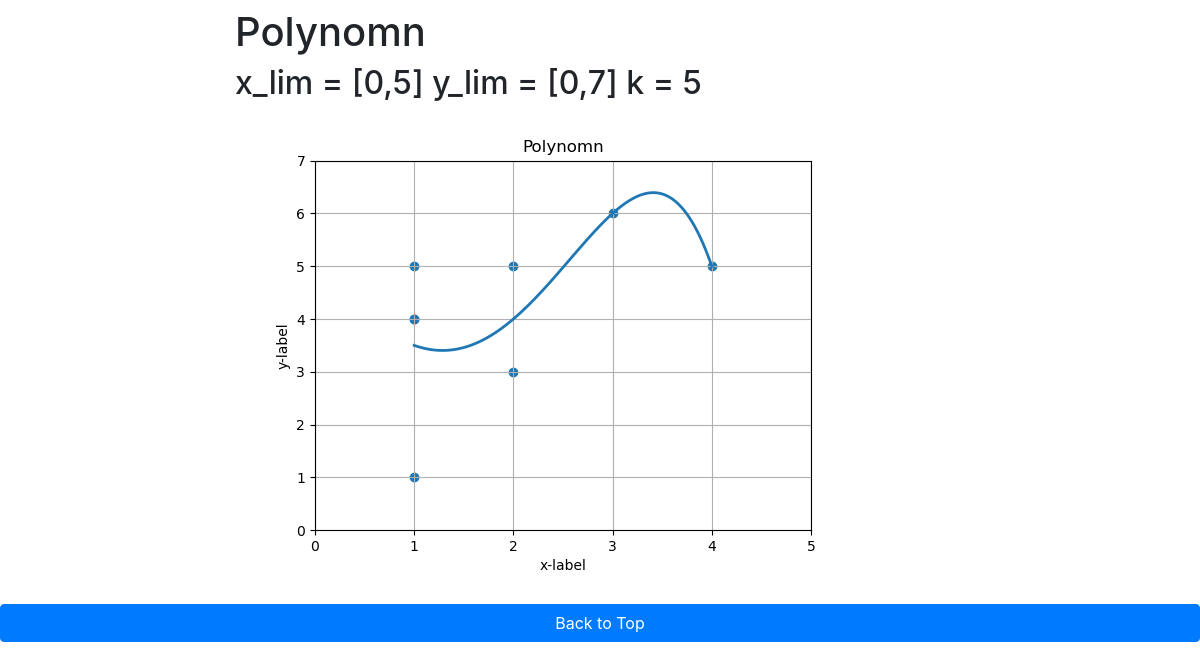
Page /profile/ (signed in, lower part) on the earlier database version.
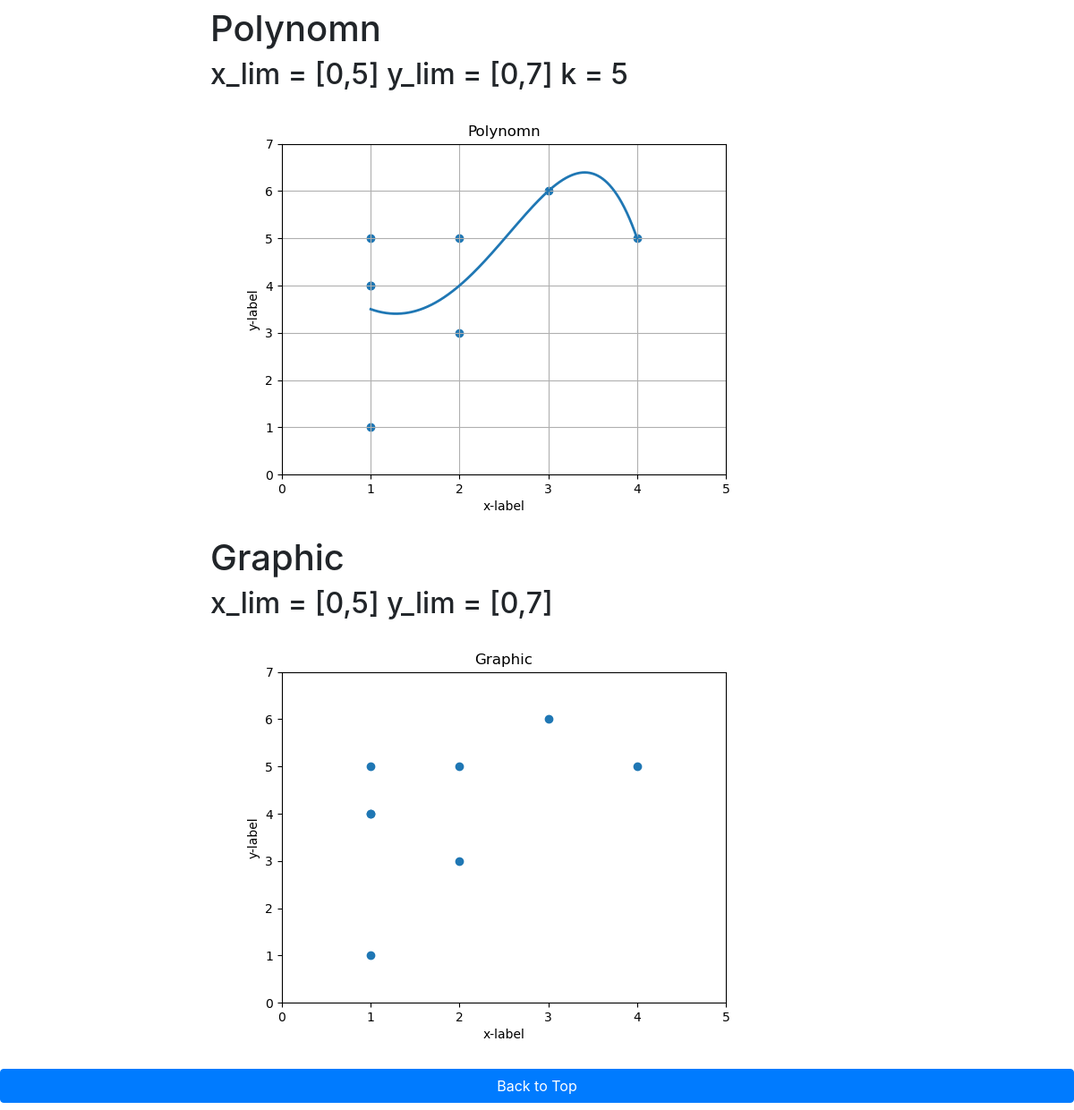
Same page on the later database version.
### practice/models.py (models this page shows)
class Img(models.Model):
    user = models.ForeignKey(User,on_delete=models.CASCADE)
    title = models.CharField(max_length=254)
    xlim_l = models.IntegerField()
    xlim_r = models.IntegerField()
    ylim_l = models.IntegerField()
    ylim_r = models.IntegerField()
    k = models.IntegerField(null=True)
    img = models.ImageField(upload_to='img/')

### practice/views.py (the view)
# urls.py: path('profile/', views.profile, name='profile')
@login_required
def profile(request):
    return render(request, 'profile.html', {'images': Img.objects.filter(user=request.user)})

### practice/templates/profile.html (shortened to what this page needs)
{% extends 'base.html' %}
{% block content %}
<h2 class="text-center">Your history<h2>
<div class="container">
    <div class="row">
    <div class="col-md-2"></div>
    <div class="col-md-8">
{% for img in images %}
    <p>
        <h1>{{img.title}}</h1>
        x_lim = [{{img.xlim_l}},{{img.xlim_r}}]
        y_lim = [{{img.ylim_l}},{{img.ylim_r}}]
        {% if img.k %}k = {{img.k}}{% endif %}
        <img src={{img.img.url}}>
    </p>
{% endfor %}
    </div>
    <div class="col-md-2"></div>
    </div>
</div>
<a class="btn btn-primary" href=#>Back to Top </a>
{% endblock content %}

### templates/base.html (shortened to what this page needs)
{% load static %}
<!DOCTYPE html>
<html>
<head>
    <link rel="stylesheet" type="text/css" href="{% static  "css/index.css" %}">
    <link rel="stylesheet" type="text/css" href="{% static  "css/bootstrap.min.css" %}">
</head>
<body>
{% block content %}
{% endblock content %}
</body>
</html>

### practice/static/css/index.css (style rules this page uses)
* { box-sizing: border-box; }
.btn { margin-top: 5px; }
a.btn { display: block; width: 100%; }

Differences in the rows shown:
added Img: title "Graphic", xlim_l "0", xlim_r "5", ylim_l "0", ylim_r "7", img (picture)
